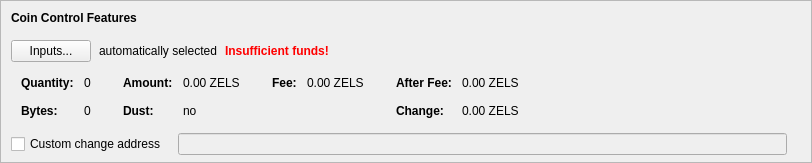
      <widget class="QFrame" name="frameCoinControl">
       <property name="sizePolicy">
        <sizepolicy hsizetype="Expanding" vsizetype="Fixed">
         <horstretch>0</horstretch>
         <verstretch>0</verstretch>
        </sizepolicy>
       </property>
       <property name="maximumSize">
        <size>
         <width>16777215</width>
         <height>16777215</height>
        </size>
       </property>
       <property name="frameShape">
        <enum>QFrame::StyledPanel</enum>
       </property>
       <property name="frameShadow">
        <enum>QFrame::Sunken</enum>
       </property>
       <layout class="QVBoxLayout" name="verticalLayoutCoinControl2">
        <property name="spacing">
         <number>0</number>
        </property>
        <property name="leftMargin">
         <number>0</number>
        </property>
        <property name="topMargin">
         <number>0</number>
        </property>
        <property name="rightMargin">
         <number>0</number>
        </property>
        <property name="bottomMargin">
         <number>6</number>
        </property>
        <item>
         <layout class="QVBoxLayout" name="verticalLayoutCoinControl" stretch="0,0,0,0,0">
          <property name="spacing">
           <number>0</number>
          </property>
          <property name="leftMargin">
           <number>10</number>
          </property>
          <property name="topMargin">
           <number>10</number>
          </property>
          <item>
           <layout class="QHBoxLayout" name="horizontalLayoutCoinControl1">
            <property name="bottomMargin">
             <number>15</number>
            </property>
            <item>
             <widget class="QLabel" name="labelCoinControlFeatures">
              <property name="sizePolicy">
               <sizepolicy hsizetype="Preferred" vsizetype="Maximum">
                <horstretch>0</horstretch>
                <verstretch>0</verstretch>
               </sizepolicy>
              </property>
              <property name="font">
               <font>
                <weight>75</weight>
                <bold>true</bold>
               </font>
              </property>
              <property name="styleSheet">
               <string notr="true">font-weight:bold;</string>
              </property>
              <property name="text">
               <string>Coin Control Features</string>
              </property>
             </widget>
            </item>
           </layout>
          </item>
          <item>
           <layout class="QHBoxLayout" name="horizontalLayoutCoinControl2" stretch="0,0,0,0">
            <property name="spacing">
             <number>8</number>
            </property>
            <property name="bottomMargin">
             <number>10</number>
            </property>
            <item>
             <widget class="QPushButton" name="pushButtonCoinControl">
              <property name="styleSheet">
               <string notr="true"/>
              </property>
              <property name="text">
               <string>Inputs...</string>
              </property>
              <property name="autoDefault">
               <bool>false</bool>
              </property>
             </widget>
            </item>
            <item>
             <widget class="QLabel" name="labelCoinControlAutomaticallySelected">
              <property name="text">
               <string>automatically selected</string>
              </property>
              <property name="margin">
               <number>5</number>
              </property>
             </widget>
            </item>
            <item>
             <widget class="QLabel" name="labelCoinControlInsuffFunds">
              <property name="font">
               <font>
                <weight>75</weight>
                <bold>true</bold>
               </font>
              </property>
              <property name="styleSheet">
               <string notr="true">color:red;font-weight:bold;</string>
              </property>
              <property name="text">
               <string>Insufficient funds!</string>
              </property>
              <property name="margin">
               <number>5</number>
              </property>
             </widget>
            </item>
            <item>
             <spacer name="horizontalSpacerCoinControl">
              <property name="orientation">
               <enum>Qt::Horizontal</enum>
              </property>
              <property name="sizeHint" stdset="0">
               <size>
                <width>40</width>
                <height>1</height>
               </size>
              </property>
             </spacer>
            </item>
           </layout>
          </item>
          <item>
           <widget class="QWidget" name="widgetCoinControl" native="true">
            <property name="sizePolicy">
             <sizepolicy hsizetype="Preferred" vsizetype="Preferred">
              <horstretch>0</horstretch>
              <verstretch>0</verstretch>
             </sizepolicy>
            </property>
            <property name="minimumSize">
             <size>
              <width>0</width>
              <height>0</height>
             </size>
            </property>
            <property name="styleSheet">
             <string notr="true"/>
            </property>
            <layout class="QHBoxLayout" name="horizontalLayoutCoinControl5">
             <property name="leftMargin">
              <number>0</number>
             </property>
             <property name="topMargin">
              <number>0</number>
             </property>
             <property name="rightMargin">
              <number>0</number>
             </property>
             <property name="bottomMargin">
              <number>0</number>
             </property>
             <item>
              <layout class="QHBoxLayout" name="horizontalLayoutCoinControl3" stretch="0,0,0,1">
               <property name="spacing">
                <number>20</number>
               </property>
               <property name="topMargin">
                <number>0</number>
               </property>
               <property name="bottomMargin">
                <number>10</number>
               </property>
               <item>
                <layout class="QFormLayout" name="formLayoutCoinControl1">
                 <property name="horizontalSpacing">
                  <number>10</number>
                 </property>
                 <property name="verticalSpacing">
                  <number>14</number>
                 </property>
                 <property name="leftMargin">
                  <number>10</number>
                 </property>
                 <property name="topMargin">
                  <number>4</number>
                 </property>
                 <property name="rightMargin">
                  <number>6</number>
                 </property>
                 <item row="0" column="0">
                  <widget class="QLabel" name="labelCoinControlQuantityText">
                   <property name="font">
                    <font>
                     <weight>75</weight>
                     <bold>true</bold>
                    </font>
                   </property>
                   <property name="text">
                    <string>Quantity:</string>
                   </property>
                   <property name="margin">
                    <number>0</number>
                   </property>
                  </widget>
                 </item>
                 <item row="0" column="1">
                  <widget class="QLabel" name="labelCoinControlQuantity">
                   <property name="cursor">
                    <cursorShape>IBeamCursor</cursorShape>
                   </property>
                   <property name="contextMenuPolicy">
                    <enum>Qt::ActionsContextMenu</enum>
                   </property>
                   <property name="text">
                    <string notr="true">0</string>
                   </property>
                   <property name="margin">
                    <number>0</number>
                   </property>
                   <property name="textInteractionFlags">
                    <set>Qt::LinksAccessibleByMouse|Qt::TextSelectableByKeyboard|Qt::TextSelectableByMouse</set>
                   </property>
                  </widget>
                 </item>
                 <item row="1" column="0">
                  <widget class="QLabel" name="labelCoinControlBytesText">
                   <property name="font">
                    <font>
                     <weight>75</weight>
                     <bold>true</bold>
                    </font>
                   </property>
                   <property name="text">
                    <string>Bytes:</string>
                   </property>
                  </widget>
                 </item>
                 <item row="1" column="1">
                  <widget class="QLabel" name="labelCoinControlBytes">
                   <property name="cursor">
                    <cursorShape>IBeamCursor</cursorShape>
                   </property>
                   <property name="contextMenuPolicy">
                    <enum>Qt::ActionsContextMenu</enum>
                   </property>
                   <property name="text">
                    <string notr="true">0</string>
                   </property>
                   <property name="textInteractionFlags">
                    <set>Qt::LinksAccessibleByMouse|Qt::TextSelectableByKeyboard|Qt::TextSelectableByMouse</set>
                   </property>
                  </widget>
                 </item>
                </layout>
               </item>
               <item>
                <layout class="QFormLayout" name="formLayoutCoinControl2">
                 <property name="horizontalSpacing">
                  <number>10</number>
                 </property>
                 <property name="verticalSpacing">
                  <number>14</number>
                 </property>
                 <property name="leftMargin">
                  <number>6</number>
                 </property>
                 <property name="topMargin">
                  <number>4</number>
                 </property>
                 <property name="rightMargin">
                  <number>6</number>
                 </property>
                 <item row="0" column="0">
                  <widget class="QLabel" name="labelCoinControlAmountText">
                   <property name="font">
                    <font>
                     <weight>75</weight>
                     <bold>true</bold>
                    </font>
                   </property>
                   <property name="text">
                    <string>Amount:</string>
                   </property>
                   <property name="margin">
                    <number>0</number>
                   </property>
                  </widget>
                 </item>
                 <item row="0" column="1">
                  <widget class="QLabel" name="labelCoinControlAmount">
                   <property name="cursor">
                    <cursorShape>IBeamCursor</cursorShape>
                   </property>
                   <property name="contextMenuPolicy">
                    <enum>Qt::ActionsContextMenu</enum>
                   </property>
                   <property name="text">
                    <string notr="true">0.00 ZELS</string>
                   </property>
                   <property name="textInteractionFlags">
                    <set>Qt::LinksAccessibleByMouse|Qt::TextSelectableByKeyboard|Qt::TextSelectableByMouse</set>
                   </property>
                  </widget>
                 </item>
                 <item row="1" column="0">
                  <widget class="QLabel" name="labelCoinControlLowOutputText">
                   <property name="font">
                    <font>
                     <weight>75</weight>
                     <bold>true</bold>
                    </font>
                   </property>
                   <property name="text">
                    <string>Dust:</string>
                   </property>
                  </widget>
                 </item>
                 <item row="1" column="1">
                  <widget class="QLabel" name="labelCoinControlLowOutput">
                   <property name="cursor">
                    <cursorShape>IBeamCursor</cursorShape>
                   </property>
                   <property name="contextMenuPolicy">
                    <enum>Qt::ActionsContextMenu</enum>
                   </property>
                   <property name="text">
                    <string notr="true">no</string>
                   </property>
                   <property name="textInteractionFlags">
                    <set>Qt::LinksAccessibleByMouse|Qt::TextSelectableByKeyboard|Qt::TextSelectableByMouse</set>
                   </property>
                  </widget>
                 </item>
                </layout>
               </item>
               <item>
                <layout class="QFormLayout" name="formLayoutCoinControl3">
                 <property name="horizontalSpacing">
                  <number>10</number>
                 </property>
                 <property name="verticalSpacing">
                  <number>14</number>
                 </property>
                 <property name="leftMargin">
                  <number>6</number>
                 </property>
                 <property name="topMargin">
                  <number>4</number>
                 </property>
                 <property name="rightMargin">
                  <number>6</number>
                 </property>
                 <item row="0" column="0">
                  <widget class="QLabel" name="labelCoinControlFeeText">
                   <property name="font">
                    <font>
                     <weight>75</weight>
                     <bold>true</bold>
                    </font>
                   </property>
                   <property name="text">
                    <string>Fee:</string>
                   </property>
                   <property name="margin">
                    <number>0</number>
                   </property>
                  </widget>
                 </item>
                 <item row="0" column="1">
                  <widget class="QLabel" name="labelCoinControlFee">
                   <property name="cursor">
                    <cursorShape>IBeamCursor</cursorShape>
                   </property>
                   <property name="contextMenuPolicy">
                    <enum>Qt::ActionsContextMenu</enum>
                   </property>
                   <property name="text">
                    <string notr="true">0.00 ZELS</string>
                   </property>
                   <property name="textInteractionFlags">
                    <set>Qt::LinksAccessibleByMouse|Qt::TextSelectableByKeyboard|Qt::TextSelectableByMouse</set>
                   </property>
                  </widget>
                 </item>
                </layout>
               </item>
               <item>
                <layout class="QFormLayout" name="formLayoutCoinControl4">
                 <property name="horizontalSpacing">
                  <number>10</number>
                 </property>
                 <property name="verticalSpacing">
                  <number>14</number>
                 </property>
                 <property name="leftMargin">
                  <number>6</number>
                 </property>
                 <property name="topMargin">
                  <number>4</number>
                 </property>
                 <property name="rightMargin">
                  <number>6</number>
                 </property>
                 <item row="0" column="0">
                  <widget class="QLabel" name="labelCoinControlAfterFeeText">
                   <property name="font">
                    <font>
                     <weight>75</weight>
                     <bold>true</bold>
                    </font>
                   </property>
                   <property name="text">
                    <string>After Fee:</string>
                   </property>
                   <property name="margin">
                    <number>0</number>
                   </property>
                  </widget>
                 </item>
                 <item row="0" column="1">
                  <widget class="QLabel" name="labelCoinControlAfterFee">
                   <property name="cursor">
                    <cursorShape>IBeamCursor</cursorShape>
                   </property>
                   <property name="contextMenuPolicy">
                    <enum>Qt::ActionsContextMenu</enum>
                   </property>
                   <property name="text">
                    <string notr="true">0.00 ZELS</string>
                   </property>
                   <property name="textInteractionFlags">
                    <set>Qt::LinksAccessibleByMouse|Qt::TextSelectableByKeyboard|Qt::TextSelectableByMouse</set>
                   </property>
                  </widget>
                 </item>
                 <item row="1" column="0">
                  <widget class="QLabel" name="labelCoinControlChangeText">
                   <property name="font">
                    <font>
                     <weight>75</weight>
                     <bold>true</bold>
                    </font>
                   </property>
                   <property name="text">
                    <string>Change:</string>
                   </property>
                  </widget>
                 </item>
                 <item row="1" column="1">
                  <widget class="QLabel" name="labelCoinControlChange">
                   <property name="cursor">
                    <cursorShape>IBeamCursor</cursorShape>
                   </property>
                   <property name="contextMenuPolicy">
                    <enum>Qt::ActionsContextMenu</enum>
                   </property>
                   <property name="text">
                    <string notr="true">0.00 ZELS</string>
                   </property>
                   <property name="textInteractionFlags">
                    <set>Qt::LinksAccessibleByMouse|Qt::TextSelectableByKeyboard|Qt::TextSelectableByMouse</set>
                   </property>
                  </widget>
                 </item>
                </layout>
               </item>
              </layout>
             </item>
            </layout>
           </widget>
          </item>
          <item>
           <layout class="QHBoxLayout" name="horizontalLayoutCoinControl4" stretch="0,0,0">
            <property name="spacing">
             <number>12</number>
            </property>
            <property name="sizeConstraint">
             <enum>QLayout::SetDefaultConstraint</enum>
            </property>
            <property name="topMargin">
             <number>5</number>
            </property>
            <property name="rightMargin">
             <number>5</number>
            </property>
            <item>
             <widget class="QCheckBox" name="checkBoxCoinControlChange">
              <property name="toolTip">
               <string>If this is activated, but the change address is empty or invalid, change will be sent to a newly generated address.</string>
              </property>
              <property name="text">
               <string>Custom change address</string>
              </property>
             </widget>
            </item>
            <item>
             <widget class="QValidatedLineEdit" name="lineEditCoinControlChange">
              <property name="enabled">
               <bool>false</bool>
              </property>
              <property name="sizePolicy">
               <sizepolicy hsizetype="Expanding" vsizetype="Fixed">
                <horstretch>0</horstretch>
                <verstretch>0</verstretch>
               </sizepolicy>
              </property>
             </widget>
            </item>
            <item>
             <widget class="QLabel" name="labelCoinControlChangeLabel">
              <property name="sizePolicy">
               <sizepolicy hsizetype="Preferred" vsizetype="Expanding">
                <horstretch>0</horstretch>
                <verstretch>0</verstretch>
               </sizepolicy>
              </property>
              <property name="minimumSize">
               <size>
                <width>0</width>
                <height>0</height>
               </size>
              </property>
              <property name="text">
               <string/>
              </property>
              <property name="margin">
               <number>3</number>
              </property>
             </widget>
            </item>
           </layout>
          </item>
          <item>
           <spacer name="verticalSpacerCoinControl">
            <property name="orientation">
             <enum>Qt::Vertical</enum>
            </property>
            <property name="sizeHint" stdset="0">
             <size>
              <width>800</width>
              <height>1</height>
             </size>
            </property>
           </spacer>
          </item>
         </layout>
        </item>
       </layout>
      </widget>
